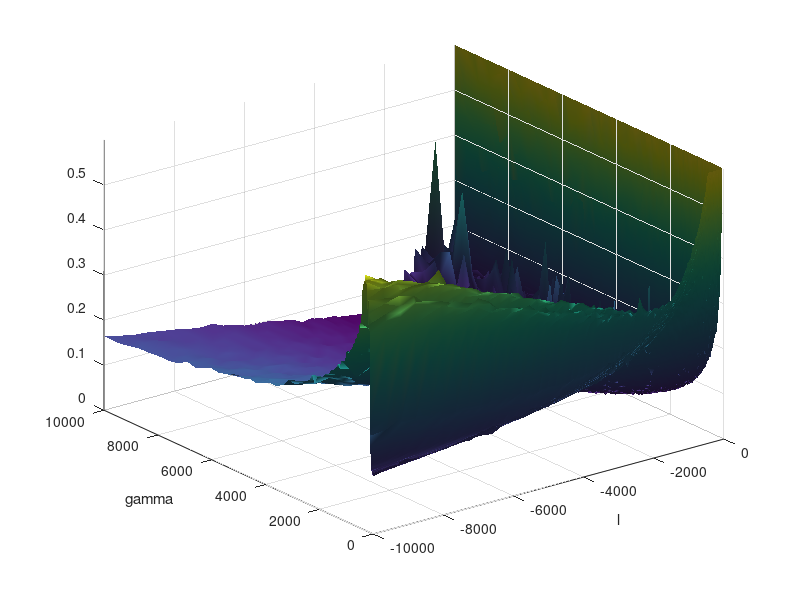

This chart was generated by the following MATLAB code:
%%
clear all
clc
load('sim_3.mat')
log_param = param;
%%
norm_scale = 0.05;
J = (1 - norm_scale) * save_e_norm + norm_scale * save_u_norm;
[minimun, i] = min(J(:));
[i, j] = ind2sub(size(save_e_norm), i)
[a, b] = meshgrid(log_param, log_param);

gamma = log_param(i)
l = -log_param(j)

[a, b] = meshgrid(log_param, log_param);
surf(-a, b, J)
caxis([0.05, 0.6])
%colormap(hot)

shading interp
%light               % create a light
light('Position',[10000 -10000 20],'Style','local')
lighting gouraud    % prefered method for lighting curved surfaces
material dull    % set material to be dull, no specular highlights

xlabel('l');
ylabel('gamma');
zlim([0, 0.6])